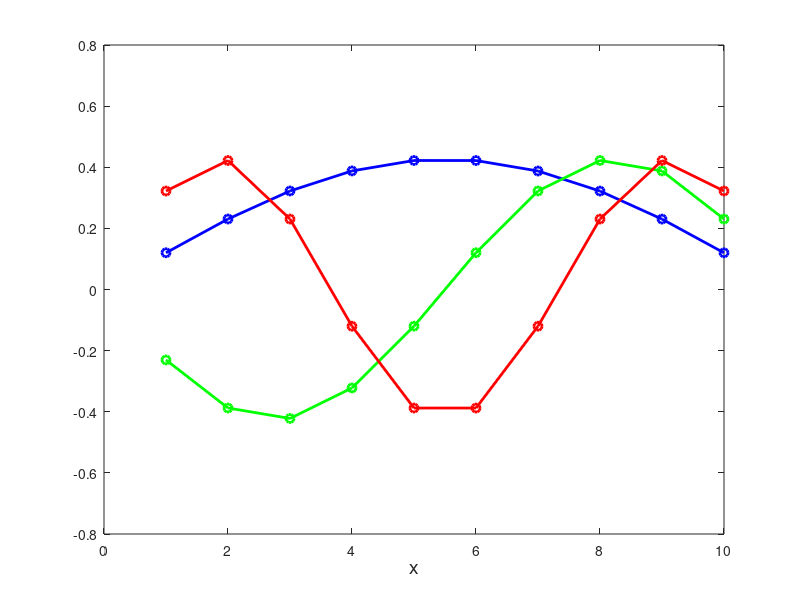

This figure's MATLAB source: (Note: this script raises an error after producing the figure.)
%**************************************************************************
%*     Section 10.5.2 - 10.5.4                                            *
%*     filename: ch10pr06.m                                               *
%*     program listing number: 10.6                                       *
%*                                                                        *
%*     This program finds energy and wavefunction of a chain of atoms     *
%*     using the QR algorithm method.                                     *
%*                                                                        *
%*     Uses MATLAB function qr()                                          *
%*                                                                        *
%*     Programed by Ryoichi Kawai for Computational Physics Course.       *
%*     Last modification:  02/09/2015.                                    *
%**************************************************************************
clear all
%
N=10;
alpha=-2;
beta=-1;

% Define the matrix
A=zeros(N,N);

for i=1:N
    A(i,i)=alpha;
end

for i=1:N-1
    j=i+1;
    A(i,j)=beta;
    A(j,i)=beta;
end   

% Tolerance
tol = 1e-8;

% Magnitude of total off-diagonal elemens
S=0;
for i=1:N
    for j=1:i-1
        S=S+A(i,j)^2;
    end
end

P=eye(N,N);
n=0;
while S > tol
    n=n+1;
    [Q, R] =qr(A);  % QR decomposition
    A = R*Q; % Orthogonal transformation
    P=P*Q;   % Accumulating the transformation
    % Error evaluation
    S=0;
    for i=1:N
        for j=1:i-1
            S=S+A(i,j)^2;
        end
    end
end

fprintf('# of iterations = %d\n',n)

fprintf('Eigenvalues\n')
for n=1:N
    E=-4*sin((N-n+1)*pi/(2*(N+1)))^2;
    fprintf('n=%2d : E=%6.4f  (%6.4f)\n',n,A(n,n),E)
end

fprintf('\nTransformation Matrix\n')
P

p=plot([1:N],P(:,1),'-o',[1:N],P(:,2),'-o',[1:N],P(:,3),'-o');
set(p(1),'linewidth',2,'color','blue')
set(p(2),'linewidth',2,'color','green')
set(p(3),'linewidth',2,'color','red')
xlabel('x','fontsize',14)
ylabel(texlabel('psi'),'fontsize',14)
legend(p,{texlabel('psi_1'),texlabel('psi_2'),texlabel('psi_3')});
legend(p,'Location','SouthEast');